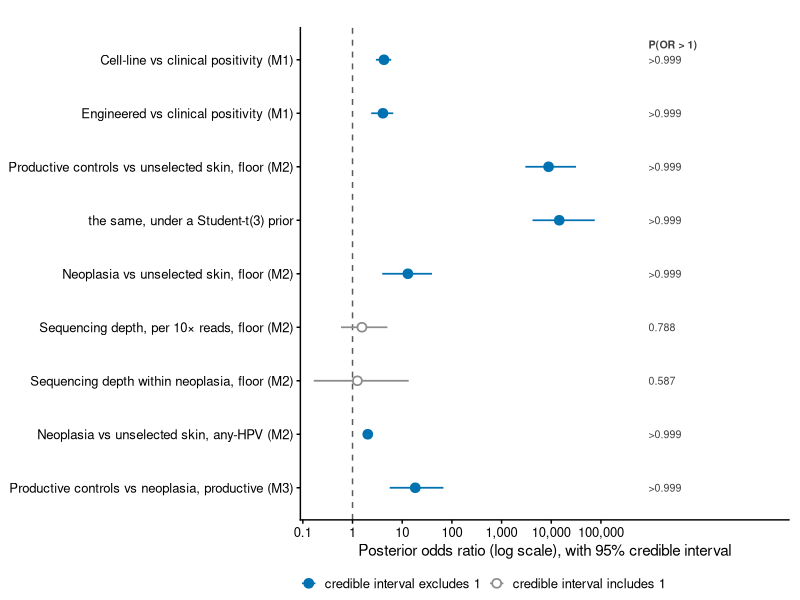
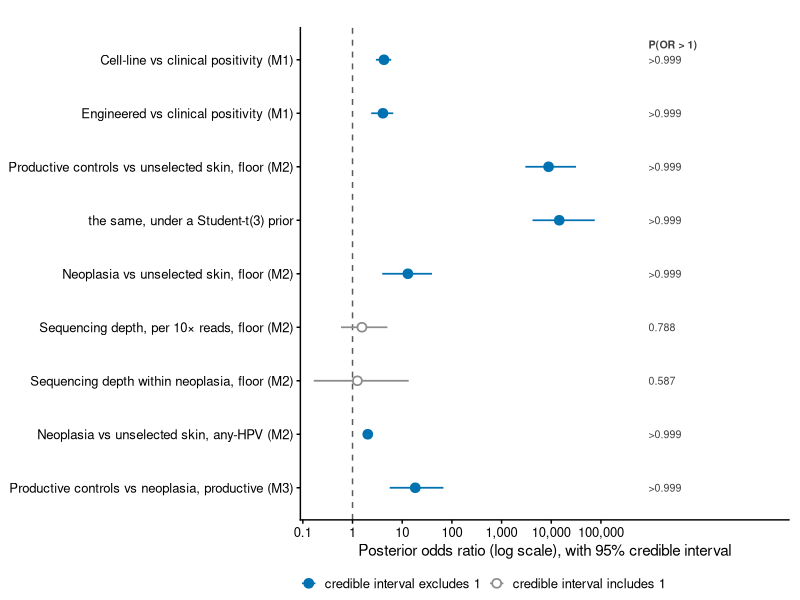

These figures' R source, in order:
#!/usr/bin/env Rscript
# Builds manuscript/figureS5.{png,pdf}: the Bayesian re-analysis as a forest plot.
#
#   Rscript manuscript/figure_bayes.R
#
# The posterior summaries were reported only as a table (@supptbl-bayes) and as
# inline text. A table makes the reader compare nine intervals by reading digits;
# on a log axis the same nine intervals show their sizes, their overlap with the
# no-effect line, and the two that straddle it, at a glance. The table stays, for
# the exact numbers and the frequentist comparison.
#
# Rows and their order mirror build_bayes_table() in _helpers.R exactly, so the
# figure and the table cannot present the contrasts in different orders. The
# Student-t sensitivity fit, which the table carries only in its caption, is
# drawn here directly beneath the contrast it tests.
suppressPackageStartupMessages({
  library(tidyverse); library(cowplot); library(here)
})
old <- theme_set(theme_cowplot(font_size = 11))

b <- read_tsv(here("manuscript/bayes_summary.tsv"), show_col_types = FALSE)

# Labels are the contrast strings build_bayes_table() prints, verbatim, so a row
# here and a row of @supptbl-bayes are recognisably the same contrast. The model
# tag rides in the label rather than in a facet strip: faceting by model looked
# tidier until the one-row M3 panel squeezed its own strip text to "producti".
rows <- tribble(
  ~model,                                ~label,
  "M1_cell_line",                        "Cell-line vs clinical positivity (M1)",
  "M1_engineered",                       "Engineered vs clinical positivity (M1)",
  "M2c_controls_vs_skin_floor",          "Productive controls vs unselected skin, floor (M2)",
  "M2c_controls_vs_skin_floor_studentt", "     the same, under a Student-t(3) prior",
  "M2b_neoplasia_vs_skin_floor",         "Neoplasia vs unselected skin, floor (M2)",
  "M2b_depth",                           "Sequencing depth, per 10× reads, floor (M2)",
  "M2d_depth_within_neoplasia",          "Sequencing depth within neoplasia, floor (M2)",
  "M2a_neoplasia_vs_skin_any",           "Neoplasia vs unselected skin, any-HPV (M2)",
  "M3_controls_vs_neoplasia",            "Productive controls vs neoplasia, productive (M3)")

d <- rows %>% left_join(b, by = "model") %>%
  mutate(label  = fct_rev(fct_inorder(label)),
         # The two depth terms are the ones whose interval spans no effect, and
         # that is a result rather than a shortfall: deeper sequencing does not
         # buy productive-level detection. Draw them open so the eye finds them.
         decisive = if_else(lo > 1 | hi < 1, "credible interval excludes 1",
                                             "credible interval includes 1"))
stopifnot(!any(is.na(d$OR)))

# Same rounding as pdir() in _helpers.R: a posterior probability is never printed
# as 1.000 here when the text prints >0.999 for the same quantity.
d <- d %>% mutate(p_lab = if_else(p_gt1 >= 0.9995, ">0.999",
                                  formatC(p_gt1, format = "f", digits = 3)))

brk <- 10^(-1:5)
xmax <- max(d$hi)

# The P(OR > 1) column header, drawn once above the first row of the top facet.
hdr <- d %>% slice(1) %>% transmute(label, x = xmax * 12, txt = "P(OR > 1)")

p <- ggplot(d, aes(OR, label)) +
  geom_vline(xintercept = 1, linetype = 2, colour = "grey35") +
  geom_linerange(aes(xmin = lo, xmax = hi, colour = decisive), linewidth = 0.6) +
  geom_point(aes(colour = decisive, shape = decisive), size = 2.4, fill = "white", stroke = 0.9) +
  geom_text(aes(x = xmax * 12, label = p_lab), size = 2.7, colour = "grey25", hjust = 0) +
  # One header, not one per facet. Annotating at a fixed y forced every panel's
  # range up to that value, which is what left the rows stranded at the bottom of
  # each block with dead space above them.
  geom_text(data = hdr, aes(x = x, y = label, label = txt), inherit.aes = FALSE,
            hjust = 0, vjust = -1.4, size = 2.7, colour = "grey25", fontface = "bold") +
  scale_x_log10(breaks = brk,
                labels = function(x) formatC(x, format = "fg", big.mark = ",", drop0trailing = TRUE),
                expand = expansion(mult = c(0.04, 0.42))) +
  scale_colour_manual(values = c("credible interval excludes 1" = "#0072B2",
                                 "credible interval includes 1" = "grey55"), name = NULL) +
  scale_shape_manual(values = c("credible interval excludes 1" = 19,
                                "credible interval includes 1" = 21), name = NULL) +
  coord_cartesian(clip = "off") +
  labs(x = "Posterior odds ratio (log scale), with 95% credible interval", y = NULL) +
  theme(legend.position = "bottom",
        plot.margin = margin(t = 20, r = 8, b = 6, l = 6))

ggsave(here("manuscript/figureS5.png"), p, width = 9.0, height = 4.4, dpi = 200, bg = "white")
ggsave(here("manuscript/figureS5.pdf"), p, width = 9.0, height = 4.4, bg = "white")
cat(sprintf("Wrote manuscript/figureS5.{png,pdf}: %d contrasts, %d with a CrI excluding 1\n",
            nrow(d), sum(d$decisive == "credible interval excludes 1")))
